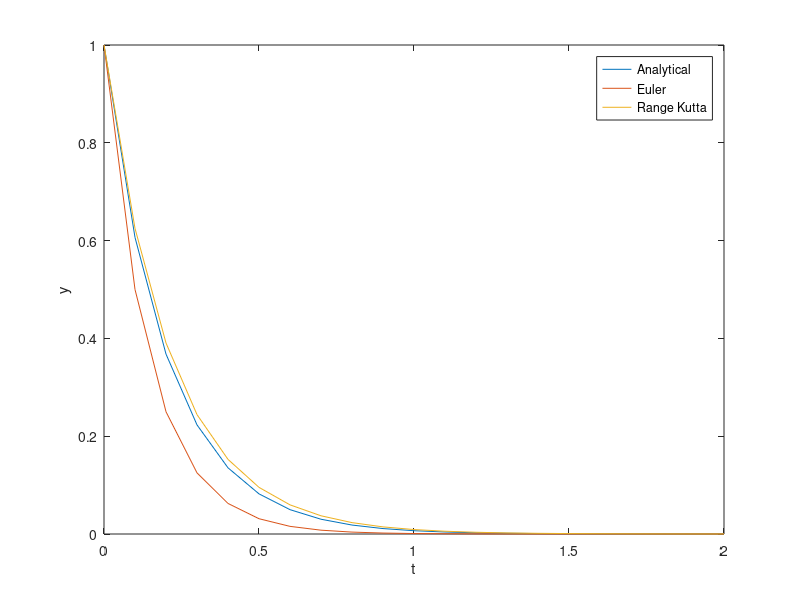

MATLAB code for this plot:
%% Header
clear; close all; clc;

%% Problem 1
% Analytical solution

% dy/dt = -5y
% dy/y = -5dt
% ln(y)= -5t + C1
% y = e^(-5t + C1)

% Using intial conditions, C1 = 0
% y = e^(-5t)

dt = 0.1;
t = 0:dt:2;

% Analytical
y_analytical = exp(-5*t);

% Euler
y_euler = zeros(1,length(t)); %Allocate Space
y_euler(1) = 1;

dydt = @(y) -5*y; %Find derivative

for i = 2:length(t)
    y_euler(i) = y_euler(i-1) + dt*dydt(y_euler(i-1));
end

% Range Kutta
y_RK = zeros(1,length(t)); %Allocate Space
y_RK(1) = 1;

dydt = @(y) -5*y; %Find derivative

for i = 2:length(t)
    k1 = dt*dydt(y_RK(i-1));
    k2 = dt*dydt(y_RK(i-1) + k1/2);

    y_RK(i) = y_RK(i-1) + k2;
end

plot(t,y_analytical,t,y_euler,t,y_RK);
legend('Analytical','Euler','Range Kutta')
xlabel('t')
ylabel('y')